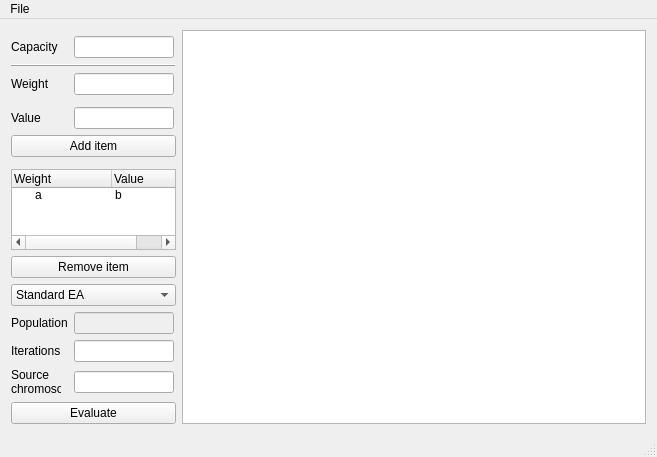
<?xml version="1.0" encoding="UTF-8"?>
<ui version="4.0">
 <class>KnapsackProblem</class>
 <widget class="QMainWindow" name="KnapsackProblem">
  <property name="geometry">
   <rect>
    <x>0</x>
    <y>0</y>
    <width>657</width>
    <height>457</height>
   </rect>
  </property>
  <property name="sizePolicy">
   <sizepolicy hsizetype="Expanding" vsizetype="Expanding">
    <horstretch>1</horstretch>
    <verstretch>1</verstretch>
   </sizepolicy>
  </property>
  <property name="windowTitle">
   <string>KnapsackProblem</string>
  </property>
  <widget class="QWidget" name="central_widget">
   <property name="sizePolicy">
    <sizepolicy hsizetype="Expanding" vsizetype="Expanding">
     <horstretch>0</horstretch>
     <verstretch>0</verstretch>
    </sizepolicy>
   </property>
   <layout class="QGridLayout" name="gridLayout_3">
    <item row="10" column="0" colspan="2">
     <widget class="QComboBox" name="algo_combo_box">
      <property name="maximumSize">
       <size>
        <width>16777215</width>
        <height>16777215</height>
       </size>
      </property>
      <item>
       <property name="text">
        <string>Standard EA</string>
       </property>
      </item>
      <item>
       <property name="text">
        <string>Crossover + Elitarism EA</string>
       </property>
      </item>
     </widget>
    </item>
    <item row="5" column="1">
     <widget class="QLineEdit" name="value_edit">
      <property name="sizePolicy">
       <sizepolicy hsizetype="Preferred" vsizetype="Fixed">
        <horstretch>0</horstretch>
        <verstretch>0</verstretch>
       </sizepolicy>
      </property>
      <property name="maximumSize">
       <size>
        <width>100</width>
        <height>16777215</height>
       </size>
      </property>
      <property name="maxLength">
       <number>3</number>
      </property>
     </widget>
    </item>
    <item row="3" column="1">
     <widget class="QLineEdit" name="weight_edit">
      <property name="sizePolicy">
       <sizepolicy hsizetype="Preferred" vsizetype="Fixed">
        <horstretch>0</horstretch>
        <verstretch>0</verstretch>
       </sizepolicy>
      </property>
      <property name="maximumSize">
       <size>
        <width>100</width>
        <height>16777215</height>
       </size>
      </property>
      <property name="maxLength">
       <number>3</number>
      </property>
     </widget>
    </item>
    <item row="13" column="1">
     <widget class="QLineEdit" name="source_edit">
      <property name="sizePolicy">
       <sizepolicy hsizetype="Preferred" vsizetype="Fixed">
        <horstretch>0</horstretch>
        <verstretch>0</verstretch>
       </sizepolicy>
      </property>
      <property name="maximumSize">
       <size>
        <width>100</width>
        <height>16777215</height>
       </size>
      </property>
      <property name="maxLength">
       <number>3</number>
      </property>
     </widget>
    </item>
    <item row="3" column="0">
     <widget class="QLabel" name="weight_label">
      <property name="sizePolicy">
       <sizepolicy hsizetype="Preferred" vsizetype="Preferred">
        <horstretch>0</horstretch>
        <verstretch>0</verstretch>
       </sizepolicy>
      </property>
      <property name="maximumSize">
       <size>
        <width>150</width>
        <height>16777215</height>
       </size>
      </property>
      <property name="text">
       <string>Weight</string>
      </property>
     </widget>
    </item>
    <item row="11" column="1">
     <widget class="QLineEdit" name="population_edit">
      <property name="enabled">
       <bool>false</bool>
      </property>
      <property name="maximumSize">
       <size>
        <width>100</width>
        <height>16777215</height>
       </size>
      </property>
      <property name="maxLength">
       <number>2</number>
      </property>
     </widget>
    </item>
    <item row="6" column="0" colspan="2">
     <widget class="QPushButton" name="add_button">
      <property name="text">
       <string>Add item</string>
      </property>
     </widget>
    </item>
    <item row="14" column="0" colspan="2">
     <widget class="QPushButton" name="eval_button">
      <property name="sizePolicy">
       <sizepolicy hsizetype="Preferred" vsizetype="Fixed">
        <horstretch>0</horstretch>
        <verstretch>0</verstretch>
       </sizepolicy>
      </property>
      <property name="maximumSize">
       <size>
        <width>16777215</width>
        <height>16777215</height>
       </size>
      </property>
      <property name="text">
       <string>Evaluate</string>
      </property>
     </widget>
    </item>
    <item row="8" column="0" colspan="2">
     <widget class="QTreeWidget" name="items_tree">
      <property name="sizePolicy">
       <sizepolicy hsizetype="Preferred" vsizetype="Expanding">
        <horstretch>0</horstretch>
        <verstretch>0</verstretch>
       </sizepolicy>
      </property>
      <property name="maximumSize">
       <size>
        <width>200</width>
        <height>16777215</height>
       </size>
      </property>
      <column>
       <property name="text">
        <string>Weight</string>
       </property>
      </column>
      <column>
       <property name="text">
        <string>Value</string>
       </property>
      </column>
      <item>
       <property name="text">
        <string>a</string>
       </property>
       <property name="text">
        <string>b</string>
       </property>
      </item>
     </widget>
    </item>
    <item row="12" column="1">
     <widget class="QLineEdit" name="iteration_edit">
      <property name="maximumSize">
       <size>
        <width>100</width>
        <height>16777215</height>
       </size>
      </property>
      <property name="maxLength">
       <number>4</number>
      </property>
     </widget>
    </item>
    <item row="11" column="0">
     <widget class="QLabel" name="population_label">
      <property name="text">
       <string>Population</string>
      </property>
     </widget>
    </item>
    <item row="12" column="0">
     <widget class="QLabel" name="iteration_label">
      <property name="text">
       <string>Iterations</string>
      </property>
     </widget>
    </item>
    <item row="9" column="0" colspan="2">
     <widget class="QPushButton" name="remove_button">
      <property name="text">
       <string>Remove item</string>
      </property>
     </widget>
    </item>
    <item row="5" column="0">
     <widget class="QLabel" name="value_label">
      <property name="sizePolicy">
       <sizepolicy hsizetype="Preferred" vsizetype="Preferred">
        <horstretch>0</horstretch>
        <verstretch>0</verstretch>
       </sizepolicy>
      </property>
      <property name="maximumSize">
       <size>
        <width>150</width>
        <height>16777215</height>
       </size>
      </property>
      <property name="text">
       <string>Value</string>
      </property>
     </widget>
    </item>
    <item row="0" column="2" rowspan="15">
     <widget class="QTableWidget" name="matplotlib_widget"/>
    </item>
    <item row="1" column="0">
     <widget class="QLabel" name="capacity_label">
      <property name="text">
       <string>Capacity</string>
      </property>
     </widget>
    </item>
    <item row="1" column="1">
     <widget class="QLineEdit" name="capacity_edit">
      <property name="sizePolicy">
       <sizepolicy hsizetype="Preferred" vsizetype="Fixed">
        <horstretch>0</horstretch>
        <verstretch>0</verstretch>
       </sizepolicy>
      </property>
      <property name="maximumSize">
       <size>
        <width>100</width>
        <height>16777215</height>
       </size>
      </property>
     </widget>
    </item>
    <item row="13" column="0">
     <widget class="QLabel" name="source_label">
      <property name="maximumSize">
       <size>
        <width>50</width>
        <height>16777215</height>
       </size>
      </property>
      <property name="text">
       <string>Source chromosome</string>
      </property>
      <property name="textFormat">
       <enum>Qt::AutoText</enum>
      </property>
      <property name="wordWrap">
       <bool>true</bool>
      </property>
     </widget>
    </item>
    <item row="2" column="0" colspan="2">
     <widget class="QFrame" name="frame">
      <property name="frameShape">
       <enum>QFrame::HLine</enum>
      </property>
      <property name="frameShadow">
       <enum>QFrame::Raised</enum>
      </property>
     </widget>
    </item>
   </layout>
  </widget>
  <widget class="QMenuBar" name="menu_bar">
   <property name="geometry">
    <rect>
     <x>0</x>
     <y>0</y>
     <width>657</width>
     <height>21</height>
    </rect>
   </property>
   <widget class="QMenu" name="file_menu">
    <property name="title">
     <string>File</string>
    </property>
    <addaction name="save_items_action"/>
    <addaction name="load_items_action"/>
    <addaction name="separator"/>
    <addaction name="quit_action"/>
   </widget>
   <addaction name="file_menu"/>
  </widget>
  <widget class="QStatusBar" name="status_bar"/>
  <action name="save_items_action">
   <property name="text">
    <string>Save items</string>
   </property>
   <property name="shortcut">
    <string>Ctrl+S</string>
   </property>
  </action>
  <action name="load_items_action">
   <property name="text">
    <string>Load items</string>
   </property>
   <property name="shortcut">
    <string>Ctrl+O</string>
   </property>
  </action>
  <action name="quit_action">
   <property name="text">
    <string>Quit program</string>
   </property>
   <property name="shortcut">
    <string>Esc</string>
   </property>
  </action>
 </widget>
 <layoutdefault spacing="6" margin="11"/>
 <resources/>
 <connections>
  <connection>
   <sender>quit_action</sender>
   <signal>triggered()</signal>
   <receiver>KnapsackProblem</receiver>
   <slot>close()</slot>
   <hints>
    <hint type="sourcelabel">
     <x>-1</x>
     <y>-1</y>
    </hint>
    <hint type="destinationlabel">
     <x>328</x>
     <y>228</y>
    </hint>
   </hints>
  </connection>
  <connection>
   <sender>eval_button</sender>
   <signal>clicked()</signal>
   <receiver>KnapsackProblem</receiver>
   <slot>show()</slot>
   <hints>
    <hint type="sourcelabel">
     <x>86</x>
     <y>416</y>
    </hint>
    <hint type="destinationlabel">
     <x>328</x>
     <y>228</y>
    </hint>
   </hints>
  </connection>
  <connection>
   <sender>remove_button</sender>
   <signal>clicked()</signal>
   <receiver>KnapsackProblem</receiver>
   <slot>show()</slot>
   <hints>
    <hint type="sourcelabel">
     <x>86</x>
     <y>277</y>
    </hint>
    <hint type="destinationlabel">
     <x>328</x>
     <y>228</y>
    </hint>
   </hints>
  </connection>
  <connection>
   <sender>algo_combo_box</sender>
   <signal>currentIndexChanged(int)</signal>
   <receiver>KnapsackProblem</receiver>
   <slot>show()</slot>
   <hints>
    <hint type="sourcelabel">
     <x>86</x>
     <y>304</y>
    </hint>
    <hint type="destinationlabel">
     <x>328</x>
     <y>228</y>
    </hint>
   </hints>
  </connection>
  <connection>
   <sender>save_items_action</sender>
   <signal>triggered()</signal>
   <receiver>KnapsackProblem</receiver>
   <slot>show()</slot>
   <hints>
    <hint type="sourcelabel">
     <x>-1</x>
     <y>-1</y>
    </hint>
    <hint type="destinationlabel">
     <x>328</x>
     <y>228</y>
    </hint>
   </hints>
  </connection>
  <connection>
   <sender>load_items_action</sender>
   <signal>triggered()</signal>
   <receiver>KnapsackProblem</receiver>
   <slot>show()</slot>
   <hints>
    <hint type="sourcelabel">
     <x>-1</x>
     <y>-1</y>
    </hint>
    <hint type="destinationlabel">
     <x>328</x>
     <y>228</y>
    </hint>
   </hints>
  </connection>
 </connections>
</ui>
